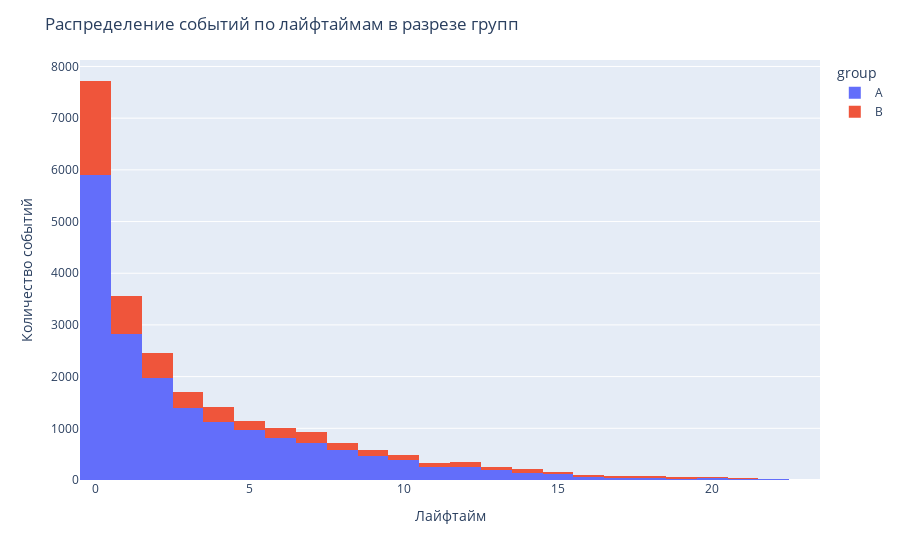

Notebook code for this chart:
### Markdown cell above
800 событий происходят позже чем 14 дней с момента регистрации пользователей, что не подходит под условие ТЗ, поэтому удалим их, но сперва посмотрим как события распределяются по группам.

### Code cell
fig = px.histogram(ab_test, x='days', color='group')
fig.update_layout(title='Распределение событий по лайфтаймам в разрезе групп',
                   xaxis_title='Лайфтайм',
                   yaxis_title='Количество событий')
fig.show()

### Figure 1 — Plotly figure (JSON) as saved in the notebook; plotly's stock layout.template omitted (floating-point values rounded to 4 significant figures; data arrays with more than 128 entries replaced by an {"elided": "..."} marker saying what was removed)
{"data": [{"alignmentgroup": "True", "bingroup": "x", "hovertemplate": "group=A<br>days=%{x}<br>count=%{y}<extra></extra>", "legendgroup": "A", "marker": {"color": "#636efa", "pattern": {"shape": ""}}, "name": "A", "offsetgroup": "A", "orientation": "v", "showlegend": true, "type": "histogram", "x": {"elided": "19339 int values"}, "xaxis": "x", "yaxis": "y"}, {"alignmentgroup": "True", "bingroup": "x", "hovertemplate": "group=B<br>days=%{x}<br>count=%{y}<extra></extra>", "legendgroup": "B", "marker": {"color": "#EF553B", "pattern": {"shape": ""}}, "name": "B", "offsetgroup": "B", "orientation": "v", "showlegend": true, "type": "histogram", "x": {"elided": "6951 int values"}, "xaxis": "x", "yaxis": "y"}], "layout": {"barmode": "relative", "legend": {"title": {"text": "group"}, "tracegroupgap": 0}, "margin": {"t": 60}, "title": {"text": "Распределение событий по лайфтаймам в разрезе групп"}, "xaxis": {"anchor": "y", "domain": [0, 1], "title": {"text": "Лайфтайм"}}, "yaxis": {"anchor": "x", "domain": [0, 1], "title": {"text": "Количество событий"}}}}
